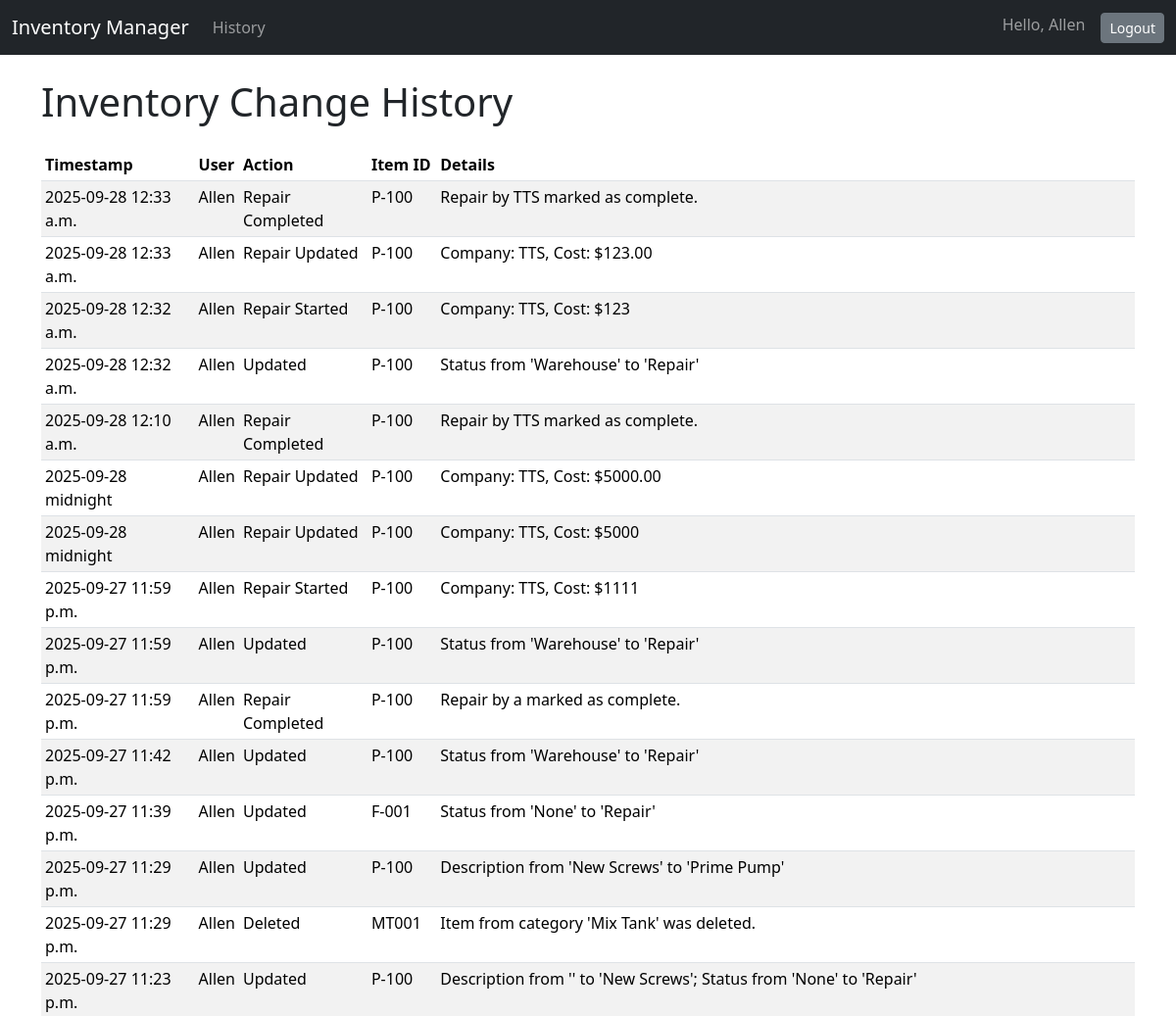
Before: /inventory/history/ (signed in, upper part) with the older database file.
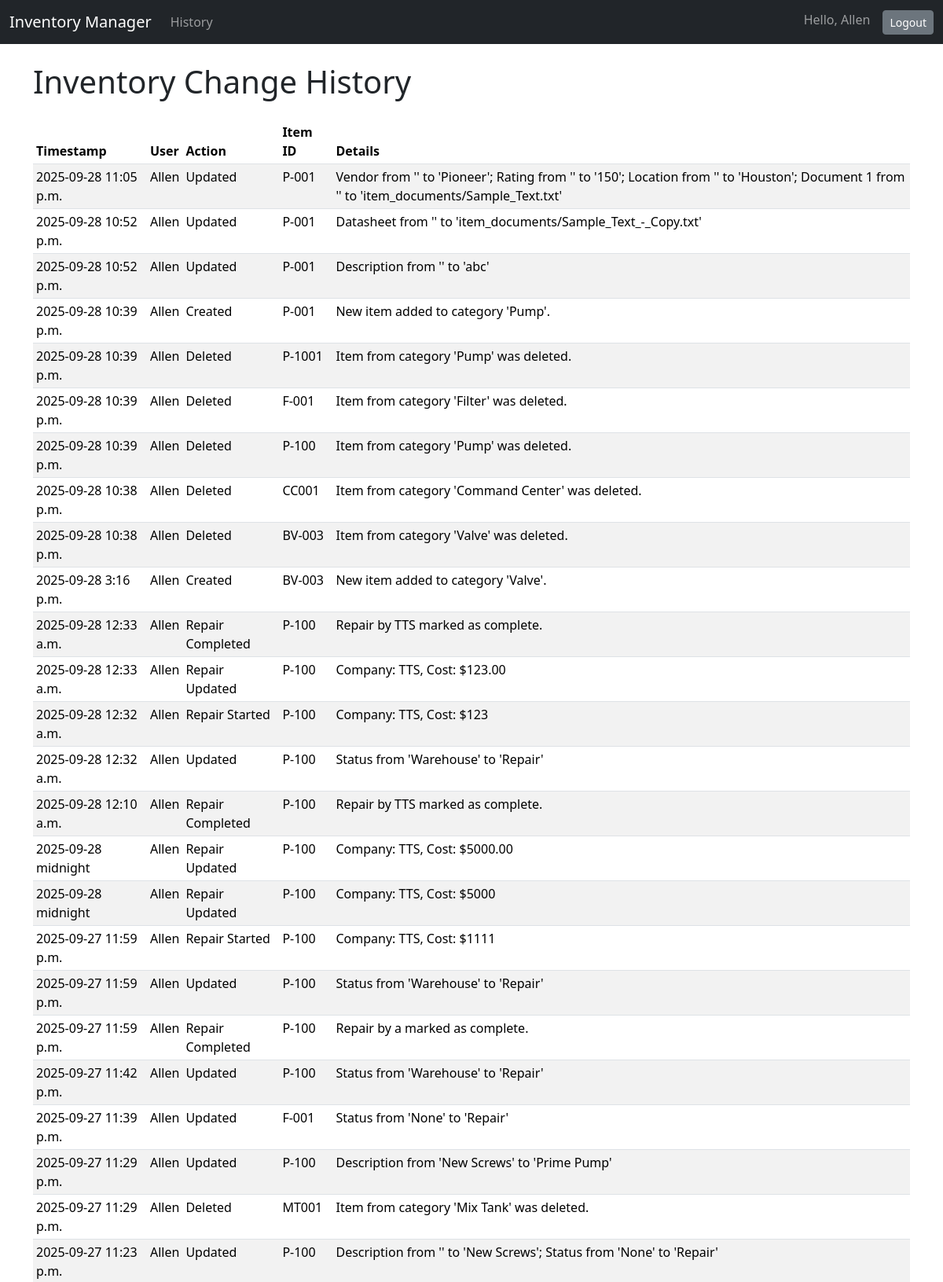
After: the same page with the newer database file.
### inventory/models.py (models this page shows, shortened)
class LogEntry(models.Model):
    timestamp = models.DateTimeField(auto_now_add=True)
    user = models.ForeignKey(User, on_delete=models.SET_NULL, null=True, blank=True, related_name='inventory_log_entries')
    action = models.CharField(max_length=50)
    item_id_str = models.CharField(max_length=100, verbose_name="Item ID")
    details = models.TextField(blank=True)
    class Meta:
        ordering = ['-timestamp']  # Show the most recent logs first

### inventory/views.py (the view)
# urls.py: path('history/', views.log_history, name='log_history'),
@login_required
def log_history(request):
    logs = LogEntry.objects.all()
    context = {
        'logs': logs
    }
    return render(request, 'inventory/log_history.html', context)

### inventory/templates/inventory/log_history.html (shortened to what this page needs)
{% extends 'base.html' %}
{% block content %}
    <h1>Inventory Change History</h1>
    <table class="table table-striped table-sm mt-4">
        <thead>
            <tr>
                <th>Timestamp</th>
                <th>User</th><th>Action</th>
                <th>Item ID</th>
                <th>Details</th>
            </tr>
        </thead>
        <tbody>
            {% for log in logs %}
                <tr>
                    <td>{{ log.timestamp|date:"Y-m-d P" }}</td>
                    <td>{{ log.user.username|default:"N/A" }}</td>
                    <td>{{ log.action }}</td>
                    <td>{{ log.item_id_str }}</td>
                    <td>{{ log.details }}</td>
                </tr>
                {% endfor %}
        </tbody>
    </table>
{% endblock %}

Changed rows visible on the page:
added LogEntry: timestamp "2025-09-28 11:05 p.m.", user.username "Allen", action "Updated", item_id_str "P-001", details "Vendor from '' to 'Pioneer'; Rating from '' to '150'; Location from '' to 'Houston'; Document 1 from '' to 'item_documents/Sample_Text.txt'"
added LogEntry: timestamp "2025-09-28 10:52 p.m.", user.username "Allen", action "Updated", item_id_str "P-001", details "Datasheet from '' to 'item_documents/Sample_Text_-_Copy.txt'"
added LogEntry: timestamp "2025-09-28 10:52 p.m.", user.username "Allen", action "Updated", item_id_str "P-001", details "Description from '' to 'abc'"
added LogEntry: timestamp "2025-09-28 10:39 p.m.", user.username "Allen", action "Created", item_id_str "P-001", details "New item added to category 'Pump'."
added LogEntry: timestamp "2025-09-28 10:39 p.m.", user.username "Allen", action "Deleted", item_id_str "P-1001", details "Item from category 'Pump' was deleted."
added LogEntry: timestamp "2025-09-28 10:39 p.m.", user.username "Allen", action "Deleted", item_id_str "F-001", details "Item from category 'Filter' was deleted."
added LogEntry: timestamp "2025-09-28 10:39 p.m.", user.username "Allen", action "Deleted", item_id_str "P-100", details "Item from category 'Pump' was deleted."
added LogEntry: timestamp "2025-09-28 10:38 p.m.", user.username "Allen", action "Deleted", item_id_str "CC001", details "Item from category 'Command Center' was deleted."
added LogEntry: timestamp "2025-09-28 10:38 p.m.", user.username "Allen", action "Deleted", item_id_str "BV-003", details "Item from category 'Valve' was deleted."
added LogEntry: timestamp "2025-09-28 3:16 p.m.", user.username "Allen", action "Created", item_id_str "BV-003", details "New item added to category 'Valve'."
